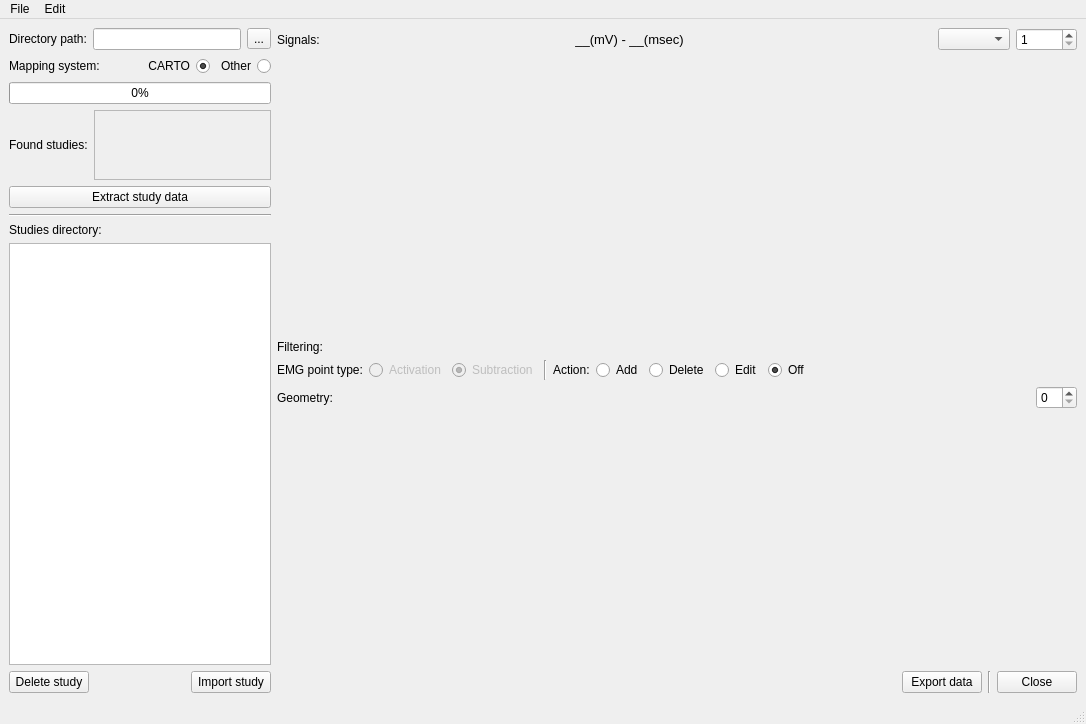
<?xml version="1.0" encoding="UTF-8"?>
<ui version="4.0">
 <class>MainWindow</class>
 <widget class="QMainWindow" name="MainWindow">
  <property name="geometry">
   <rect>
    <x>0</x>
    <y>0</y>
    <width>1086</width>
    <height>724</height>
   </rect>
  </property>
  <property name="windowTitle">
   <string>SignalXtor</string>
  </property>
  <widget class="QWidget" name="centralwidget">
   <layout class="QHBoxLayout" name="horizontalLayout_11">
    <item>
     <layout class="QVBoxLayout" name="verticalLayout">
      <item>
       <layout class="QHBoxLayout" name="horizontalLayout">
        <item>
         <widget class="QLabel" name="label">
          <property name="text">
           <string>Directory path:</string>
          </property>
         </widget>
        </item>
        <item>
         <widget class="QLineEdit" name="lineEdit_directory">
          <property name="sizePolicy">
           <sizepolicy hsizetype="Expanding" vsizetype="Fixed">
            <horstretch>0</horstretch>
            <verstretch>0</verstretch>
           </sizepolicy>
          </property>
         </widget>
        </item>
        <item>
         <widget class="QToolButton" name="toolButton_directory">
          <property name="text">
           <string>...</string>
          </property>
         </widget>
        </item>
       </layout>
      </item>
      <item>
       <layout class="QHBoxLayout" name="horizontalLayout_9">
        <item>
         <widget class="QLabel" name="label_8">
          <property name="text">
           <string>Mapping system:</string>
          </property>
         </widget>
        </item>
        <item>
         <layout class="QHBoxLayout" name="horizontalLayout_8">
          <item>
           <widget class="QRadioButton" name="radioButton_carto">
            <property name="layoutDirection">
             <enum>Qt::RightToLeft</enum>
            </property>
            <property name="text">
             <string>CARTO</string>
            </property>
            <property name="checked">
             <bool>true</bool>
            </property>
            <attribute name="buttonGroup">
             <string notr="true">buttonGroup_2</string>
            </attribute>
           </widget>
          </item>
          <item>
           <widget class="QRadioButton" name="radioButton_other">
            <property name="layoutDirection">
             <enum>Qt::RightToLeft</enum>
            </property>
            <property name="text">
             <string>Other</string>
            </property>
            <attribute name="buttonGroup">
             <string notr="true">buttonGroup_2</string>
            </attribute>
           </widget>
          </item>
         </layout>
        </item>
       </layout>
      </item>
      <item>
       <layout class="QHBoxLayout" name="horizontalLayout_10"/>
      </item>
      <item>
       <widget class="QProgressBar" name="progressBar">
        <property name="sizePolicy">
         <sizepolicy hsizetype="Expanding" vsizetype="Maximum">
          <horstretch>0</horstretch>
          <verstretch>0</verstretch>
         </sizepolicy>
        </property>
        <property name="font">
         <font>
          <pointsize>9</pointsize>
         </font>
        </property>
        <property name="value">
         <number>0</number>
        </property>
       </widget>
      </item>
      <item>
       <layout class="QHBoxLayout" name="horizontalLayout_7">
        <item>
         <widget class="QLabel" name="label_5">
          <property name="text">
           <string>Found studies:</string>
          </property>
         </widget>
        </item>
        <item>
         <widget class="QScrollArea" name="scrollArea_found_studies">
          <property name="sizePolicy">
           <sizepolicy hsizetype="Expanding" vsizetype="Minimum">
            <horstretch>0</horstretch>
            <verstretch>0</verstretch>
           </sizepolicy>
          </property>
          <property name="widgetResizable">
           <bool>true</bool>
          </property>
          <widget class="QWidget" name="scrollAreaWidgetContents">
           <property name="geometry">
            <rect>
             <x>0</x>
             <y>0</y>
             <width>158</width>
             <height>68</height>
            </rect>
           </property>
           <layout class="QVBoxLayout" name="scrollArea_Vlayout"/>
          </widget>
         </widget>
        </item>
       </layout>
      </item>
      <item>
       <widget class="QPushButton" name="pushButton_extract_data">
        <property name="text">
         <string>Extract study data</string>
        </property>
       </widget>
      </item>
      <item>
       <widget class="Line" name="line_2">
        <property name="orientation">
         <enum>Qt::Horizontal</enum>
        </property>
       </widget>
      </item>
      <item>
       <widget class="QLabel" name="label_11">
        <property name="text">
         <string>Studies directory:</string>
        </property>
       </widget>
      </item>
      <item>
       <widget class="QTreeView" name="treeView_casesDir">
        <property name="sizePolicy">
         <sizepolicy hsizetype="Minimum" vsizetype="Expanding">
          <horstretch>0</horstretch>
          <verstretch>0</verstretch>
         </sizepolicy>
        </property>
       </widget>
      </item>
      <item>
       <layout class="QHBoxLayout" name="horizontalLayout_5">
        <item>
         <widget class="QPushButton" name="pushButton_delete_study">
          <property name="text">
           <string>Delete study</string>
          </property>
         </widget>
        </item>
        <item>
         <spacer name="horizontalSpacer_4">
          <property name="orientation">
           <enum>Qt::Horizontal</enum>
          </property>
          <property name="sizeHint" stdset="0">
           <size>
            <width>40</width>
            <height>20</height>
           </size>
          </property>
         </spacer>
        </item>
        <item>
         <widget class="QPushButton" name="pushButton_import_study">
          <property name="text">
           <string>Import study</string>
          </property>
         </widget>
        </item>
       </layout>
      </item>
     </layout>
    </item>
    <item>
     <layout class="QVBoxLayout" name="verticalLayout_4">
      <item>
       <layout class="QHBoxLayout" name="horizontalLayout_4">
        <item>
         <widget class="QLabel" name="label_2">
          <property name="text">
           <string>Signals:</string>
          </property>
         </widget>
        </item>
        <item>
         <spacer name="horizontalSpacer_2">
          <property name="orientation">
           <enum>Qt::Horizontal</enum>
          </property>
          <property name="sizeHint" stdset="0">
           <size>
            <width>148</width>
            <height>22</height>
           </size>
          </property>
         </spacer>
        </item>
        <item>
         <widget class="QLabel" name="label_graph_position">
          <property name="font">
           <font>
            <pointsize>10</pointsize>
           </font>
          </property>
          <property name="text">
           <string>__(mV) - __(msec)</string>
          </property>
          <property name="alignment">
           <set>Qt::AlignCenter</set>
          </property>
         </widget>
        </item>
        <item>
         <spacer name="horizontalSpacer_5">
          <property name="orientation">
           <enum>Qt::Horizontal</enum>
          </property>
          <property name="sizeHint" stdset="0">
           <size>
            <width>40</width>
            <height>20</height>
           </size>
          </property>
         </spacer>
        </item>
        <item>
         <widget class="QComboBox" name="comboBox_signal_type"/>
        </item>
        <item>
         <widget class="QSpinBox" name="spinBox_signals">
          <property name="minimum">
           <number>1</number>
          </property>
          <property name="maximum">
           <number>12000</number>
          </property>
         </widget>
        </item>
       </layout>
      </item>
      <item>
       <widget class="QWidget" name="widget_graph" native="true">
        <property name="sizePolicy">
         <sizepolicy hsizetype="Expanding" vsizetype="Expanding">
          <horstretch>0</horstretch>
          <verstretch>0</verstretch>
         </sizepolicy>
        </property>
        <property name="minimumSize">
         <size>
          <width>800</width>
          <height>250</height>
         </size>
        </property>
        <layout class="QVBoxLayout" name="verticalLayout_graph_holder">
         <property name="leftMargin">
          <number>0</number>
         </property>
         <property name="topMargin">
          <number>0</number>
         </property>
         <property name="rightMargin">
          <number>0</number>
         </property>
         <property name="bottomMargin">
          <number>0</number>
         </property>
        </layout>
       </widget>
      </item>
      <item>
       <layout class="QVBoxLayout" name="verticalLayout_2">
        <item>
         <widget class="QLabel" name="label_3">
          <property name="text">
           <string>Filtering:</string>
          </property>
         </widget>
        </item>
        <item>
         <layout class="QHBoxLayout" name="horizontalLayout_6">
          <item>
           <widget class="QLabel" name="label_4">
            <property name="text">
             <string>EMG point type:</string>
            </property>
           </widget>
          </item>
          <item>
           <widget class="QRadioButton" name="radioButton_EMG_activation">
            <property name="enabled">
             <bool>false</bool>
            </property>
            <property name="text">
             <string>Activation</string>
            </property>
            <attribute name="buttonGroup">
             <string notr="true">buttonGroup_3</string>
            </attribute>
           </widget>
          </item>
          <item>
           <widget class="QRadioButton" name="radioButton_EMG_subtraction">
            <property name="enabled">
             <bool>false</bool>
            </property>
            <property name="text">
             <string>Subtraction</string>
            </property>
            <property name="checked">
             <bool>true</bool>
            </property>
            <attribute name="buttonGroup">
             <string notr="true">buttonGroup_3</string>
            </attribute>
           </widget>
          </item>
          <item>
           <widget class="Line" name="line_3">
            <property name="orientation">
             <enum>Qt::Vertical</enum>
            </property>
           </widget>
          </item>
          <item>
           <widget class="QLabel" name="label_6">
            <property name="text">
             <string>Action:</string>
            </property>
           </widget>
          </item>
          <item>
           <widget class="QRadioButton" name="radioButton_EMG_edit_add">
            <property name="text">
             <string>Add</string>
            </property>
            <attribute name="buttonGroup">
             <string notr="true">buttonGroup</string>
            </attribute>
           </widget>
          </item>
          <item>
           <widget class="QRadioButton" name="radioButton_EMG_edit_delete">
            <property name="text">
             <string>Delete</string>
            </property>
            <attribute name="buttonGroup">
             <string notr="true">buttonGroup</string>
            </attribute>
           </widget>
          </item>
          <item>
           <widget class="QRadioButton" name="radioButton_EMG_edit_on">
            <property name="text">
             <string>Edit</string>
            </property>
            <attribute name="buttonGroup">
             <string notr="true">buttonGroup</string>
            </attribute>
           </widget>
          </item>
          <item>
           <widget class="QRadioButton" name="radioButton_EMG_edit_off">
            <property name="text">
             <string>Off</string>
            </property>
            <property name="checked">
             <bool>true</bool>
            </property>
            <attribute name="buttonGroup">
             <string notr="true">buttonGroup</string>
            </attribute>
           </widget>
          </item>
          <item>
           <spacer name="horizontalSpacer_6">
            <property name="orientation">
             <enum>Qt::Horizontal</enum>
            </property>
            <property name="sizeHint" stdset="0">
             <size>
              <width>40</width>
              <height>20</height>
             </size>
            </property>
           </spacer>
          </item>
         </layout>
        </item>
       </layout>
      </item>
      <item>
       <layout class="QVBoxLayout" name="verticalLayout_3">
        <item>
         <layout class="QHBoxLayout" name="horizontalLayout_3">
          <item>
           <widget class="QLabel" name="label_7">
            <property name="text">
             <string>Geometry:</string>
            </property>
           </widget>
          </item>
          <item>
           <spacer name="horizontalSpacer_3">
            <property name="orientation">
             <enum>Qt::Horizontal</enum>
            </property>
            <property name="sizeHint" stdset="0">
             <size>
              <width>40</width>
              <height>20</height>
             </size>
            </property>
           </spacer>
          </item>
          <item>
           <widget class="QSpinBox" name="spinBox_geometry"/>
          </item>
         </layout>
        </item>
        <item>
         <widget class="QWidget" name="visPy_holder" native="true">
          <property name="sizePolicy">
           <sizepolicy hsizetype="Preferred" vsizetype="Expanding">
            <horstretch>0</horstretch>
            <verstretch>0</verstretch>
           </sizepolicy>
          </property>
          <property name="minimumSize">
           <size>
            <width>0</width>
            <height>250</height>
           </size>
          </property>
          <layout class="QVBoxLayout" name="vispy_layout">
           <property name="leftMargin">
            <number>0</number>
           </property>
           <property name="topMargin">
            <number>0</number>
           </property>
           <property name="rightMargin">
            <number>0</number>
           </property>
           <property name="bottomMargin">
            <number>0</number>
           </property>
          </layout>
         </widget>
        </item>
       </layout>
      </item>
      <item>
       <layout class="QHBoxLayout" name="horizontalLayout_2">
        <item>
         <spacer name="horizontalSpacer">
          <property name="orientation">
           <enum>Qt::Horizontal</enum>
          </property>
          <property name="sizeHint" stdset="0">
           <size>
            <width>40</width>
            <height>20</height>
           </size>
          </property>
         </spacer>
        </item>
        <item>
         <widget class="QPushButton" name="pushButton_export_data">
          <property name="text">
           <string>Export data</string>
          </property>
         </widget>
        </item>
        <item>
         <widget class="Line" name="line">
          <property name="orientation">
           <enum>Qt::Vertical</enum>
          </property>
         </widget>
        </item>
        <item>
         <widget class="QPushButton" name="pushButton_close">
          <property name="text">
           <string>Close</string>
          </property>
         </widget>
        </item>
       </layout>
      </item>
     </layout>
    </item>
   </layout>
  </widget>
  <widget class="QMenuBar" name="menubar">
   <property name="geometry">
    <rect>
     <x>0</x>
     <y>0</y>
     <width>1086</width>
     <height>22</height>
    </rect>
   </property>
   <widget class="QMenu" name="menuFile">
    <property name="title">
     <string>File</string>
    </property>
   </widget>
   <widget class="QMenu" name="menuEdit">
    <property name="title">
     <string>Edit</string>
    </property>
   </widget>
   <addaction name="menuFile"/>
   <addaction name="menuEdit"/>
  </widget>
  <widget class="QStatusBar" name="statusbar"/>
 </widget>
 <resources/>
 <connections/>
 <buttongroups>
  <buttongroup name="buttonGroup_2"/>
  <buttongroup name="buttonGroup"/>
  <buttongroup name="buttonGroup_3"/>
 </buttongroups>
</ui>
